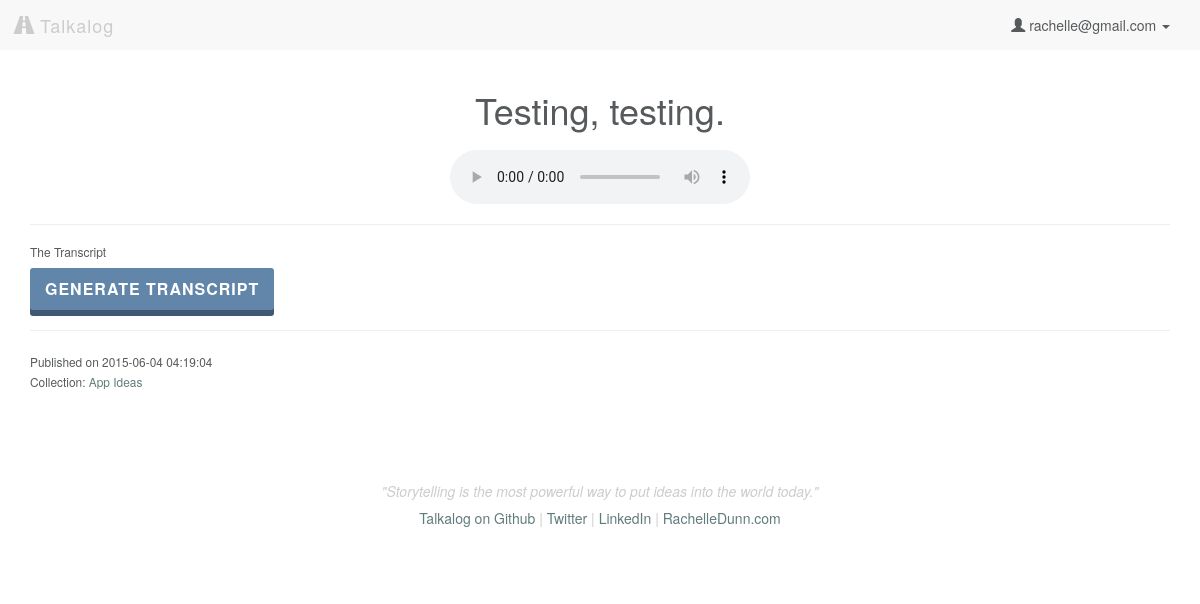
The app's page /listen/9 (signed in) with its own data.
### model.py (models this page shows, shortened)
class User(db.Model):
    __tablename__ = "Users"
    id = db.Column(db.Integer, autoincrement=True, primary_key=True)
    email = db.Column(db.String(100), nullable=False)
    password = db.Column(db.String(50), nullable=False)
    first_name = db.Column(db.String(50), nullable=False)
    last_name = db.Column(db.String(50), nullable=False)
    tel = db.Column(db.String, nullable=False)

class Upload(db.Model):
    __tablename__ = "Uploads"
    id = db.Column(db.Integer, autoincrement=True, primary_key=True)
    user_id = db.Column(db.Integer, db.ForeignKey('Users.id'), nullable=False)
    title = db.Column(db.String, nullable=False, default=db.func.now())
    path = db.Column(db.String(50))
    mimetype = db.Column(db.String(50), default='wav') # wav, jpg, mp3
    datetime = db.Column(db.DateTime, default=db.func.now(), onupdate=db.func.now()) # set datetime to current timestamp
    transcript = db.Column(db.Text)
    user = db.relationship("User", backref=db.backref("uploads", order_by=id))

class CollectionsUploads(db.Model):
    __tablename__ = "CollectionsUploads"
    id = db.Column(db.Integer, autoincrement=True, primary_key=True)
    collection_id = db.Column(db.Integer, db.ForeignKey('Collections.id'), nullable=False)
    upload_id = db.Column(db.Integer, db.ForeignKey('Uploads.id'), nullable=False)
    collection = db.relationship("Collection", backref=db.backref("collectionsuploads", order_by=id))
    upload = db.relationship("Upload", backref=db.backref("collectionsuploads", order_by=id))
    def __repr__(self):
        return "<CollectionsUploads id: %s collection_id: %s upload_id: %s>" % (
        self.id, self.collection_id, self.upload_id)

class Collection(db.Model):
    __tablename__ = "Collections"
    id = db.Column(db.Integer, autoincrement=True, primary_key=True)
    user_id = db.Column(db.Integer, db.ForeignKey('Users.id'), nullable=False)
    title = db.Column(db.String, nullable=False, default='Untitled Collection')
    user = db.relationship("User", backref=db.backref("collections", order_by=id))
    def __repr__(self):
        return "<Collection id: %s user_id: %s title: %s>" % (
        self.id, self.user_id, self.title)

### server.py (the view)
@app.route('/listen/<int:id>')
def listen_audio(id):
	"""Show more information about the single user logged in."""
	if 'email' in session:
		user_email = session['email']
		user = User.query.filter_by(email=user_email).first()
		this_file = Upload.query.filter_by(id=id).first()
		cu = this_file.collectionsuploads
		print 'CollectionsUploads: ', cu
		collection = [cu.collection for cu in cu]
		print 'This is the parent collection: ', collection
		collect_users = []
		for c in collection:
			for i in c.collectionsusers:
				print 'what is i', i
				collect_users.append(i.user_id)
		if (this_file.user_id == user.id) or (user.id in collect_users):
			return render_template('listen.html', user=user, upload=this_file,
				upload_folder=UPLOAD_FOLDER)
		else:
			flash('You don\'t have access to view this page')
			return redirect('/')
	else:
		flash('You must be logged in to access this page.')
		return redirect('/')

### model.py (called while the page is built)
    def __repr__(self):
        return "<CollectionsUsers id: %s collection_id: %s user_id: %s>" % (
        self.id, self.collection_id, self.user_id)

### templates/listen.html (shortened to what this page needs)
{% extends 'base.html' %}
{% block content %}
    <h1 id="upload-title" upload-id="{{ upload.id }}" class="text-center">{{ upload.title }}</h1>
    <audio controls>
        <source src="{{ upload_folder }}/{{ upload.path }}" type="audio/wav">
    </audio>
    <hr>
    <h6>The Transcript</h6>
    <div class="transcript-body lead">
    {% if upload.transcript %}
        {{ upload.transcript|safe }}
        <button type="button" class="button edit-transcript" data-toggle="modal" data-target="#myModal">Edit Transcript</button>
    {% else %}
        <button id="load" class="button">Generate Transcript</button>
    {% endif %}
    </div>
    <hr>
    <p><small>Published on {{ upload.datetime }}<br>
    {% if upload.collectionsuploads %}
        Collection:
        {% for uc in upload.collectionsuploads %}
            <a href="/collection/{{ uc.collection.id }}">{{ uc.collection.title }}</a>
        {% endfor %}
    {% endif %}
    </small></p>
{% endblock %}

### templates/base.html (shortened to what this page needs)
<!DOCTYPE html>
<html lang="en">
    <head>
        <link rel="stylesheet" href="https://maxcdn.bootstrapcdn.com/bootstrap/3.3.4/css/bootstrap.min.css">
        <link rel="stylesheet" href="/static/css/style.css"/>
        <link rel="stylesheet" href="https://ajax.googleapis.com/ajax/libs/jqueryui/1.11.4/themes/smoothness/jquery-ui.css"/>
    </head>
    <body>
        <nav class="navbar navbar-default">
            <div class="container-fluid">
                <div class="navbar-header">
                    <a class="navbar-brand" href="/"><span class="glyphicon glyphicon-road" aria-hidden="true"></span> Talkalog</a>
                </div>
                <div class="collapse navbar-collapse" id="bs-example-navbar-collapse-1">
                    <ul class="nav navbar-nav navbar-right">
                    {% if 'email' in session %}
                        <li class="dropdown">
                        <a href="#" class="dropdown-toggle" data-toggle="dropdown" role="button" aria-expanded="false"><span class="glyphicon glyphicon-user" aria-hidden="true"></span> {{ session['email'] }} <span class="caret"></span></a>
                        </li>
                    {% else %}
                        <li><a href="/login">Login</a></li>
                        <li><a href="/signup">Sign Up</a></li>
                    {% endif %}
                    </ul>
                </div>
            </div>
        </nav>
        <div class="container">
            {% block content %}{% endblock %}
        </div>
        <div class="container">
            <footer class="footer">
                <p>"Storytelling is the most powerful way to put ideas into the world today."</p>
                <h5><a href="http://github.com/rachelledunn/talkalog" target="_blank">Talkalog on Github</a> | <a href="http://twitter.com/rchdnn" target="_blank">Twitter</a> | <a href="http://linkedin.com/in/rachelledunn" target="_blank">LinkedIn</a> | <a href="http://rachelledunn.com/" target="_blank">RachelleDunn.com</a></h5>
            </footer>
        </div>
    </body>
</html>

### static/css/style.css (style rules this page uses)
body { background-color: #ffffff; color: #565a5c; }
a { color: #607c7a; -webkit-transition: color 0.1s linear 0s; -moz-transition: color 0.1s linear 0s; -o-transition: color 0.1s linear 0s; transition: color 0.1s linear 0s; }
.h1, .h2, .h3, .h4, .h5, h1, h2, h3, h4, h5 { font-weight: 200; }
.button { background: #6186aa; color: #fff; box-shadow: 0 6px #405972; border: none; font-family: inherit; font-size: 16px; cursor: pointer; padding: 10px 15px; display: inline-block; text-transform: uppercase; letter-spacing: 1px; font-weight: 700; outline: none; position: relative; border-radius: 3px; -webkit-transition: none; -moz-transition: none; transition: none; }
.button:after { content: ''; position: absolute; z-index: -1; -webkit-transition: all 0.3s; -moz-transition: all 0.3s; transition: all 0.3s; }
.navbar-default { border-radius: 0; border: none; }
.navbar-default .navbar-brand { font-weight: 200; letter-spacing: 1px; }
.navbar-default a, .navbar-default .navbar-brand, .navbar-default .navbar-nav > li > a { color: #565a5c; }
.footer { padding-top: 40px; padding-bottom: 40px; margin-top: 40px; text-align: center; color: #cccccc; }
.footer p { font-style: italic; }
audio { display: block; margin: 20px auto; }

### records on screen
User: email "rachelle@gmail.com"
Upload: title "Testing, testing.", datetime "2015-06-04 04:19:04"
CollectionsUploads: collection "App Ideas"
